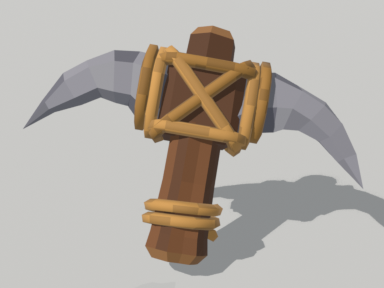
#> input picture art/blender/renders/04_weapons_tools_cells/04_StonePickaxeDouble.png, 384 x 288 px
$ python parts.py ../../../../../blender/renders/04_weapons_tools_cells/04_StonePickaxeDouble.png 5
#> lines starting #> are read from the running program, lines starting #| are printed output that depends on the picture
# list connected components (alpha>200) bounding boxes in a kit sheet, area>=min
import sys, numpy as np
from PIL import Image
a=np.asarray(Image.open(sys.argv[1]).convert('RGBA'))[...,3]>200
#> a: shape (288, 384) bool; every value is 1
mn=int(sys.argv[2]) if len(sys.argv)>2 else 300
H,W=a.shape
#> H = 288; W = 384
lab=np.zeros((H,W),np.int32); n=0; out=[]
# union-find row-run labeling
parent=[0]
def find(x):
    while parent[x]!=x:
        parent[x]=parent[parent[x]]; x=parent[x]
    return x
for y in range(H):
    row=a[y]; x=0
    while x<W:
        if row[x]:
            s=x
            while x<W and row[x]: x+=1
            n+=1; parent.append(n); lab[y,s:x]=n
            if y>0:
                above=np.unique(lab[y-1,max(0,s-1):min(W,x+1)]);
                for l in above:
                    if l:
                        ra,rb=find(l),find(n)
                        if ra!=rb: parent[max(ra,rb)]=min(ra,rb)
        else: x+=1
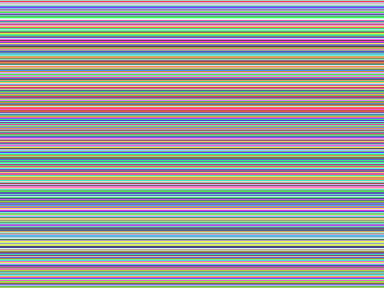
#> lab: shape (288, 384) int32; 288 distinct labels, from 1 to 288; one colour per label, 0 black
#> after the loop, n = 288; parent = 289 values from 0 to 1
roots=np.array([find(i) for i in range(n+1)])
#> roots = 289 values from 0 to 1
lab=roots[lab]
#> lab: shape (288, 384) int64; every value is 1
ids,counts=np.unique(lab[lab>0],return_counts=True)
#> ids = [1]; counts = [110592]
res=[]
for i,c in zip(ids,counts):
    if c<mn: continue
    ys,xs=np.nonzero(lab==i)
    res.append((ys.min(),xs.min(),xs.max()-xs.min()+1,ys.max()-ys.min()+1,c))
#> this loop made 1 pass
#> (i, c) on pass 1: (1, 110592)
#> after the loop, res = [(0, 0, 384, 288, 110592)]
for y,x,w,h,c in sorted(res):
    print(f'x={x} y={y} w={w} h={h} area={c}')
#> this loop made 1 pass
#| x=0 y=0 w=384 h=288 area=110592
